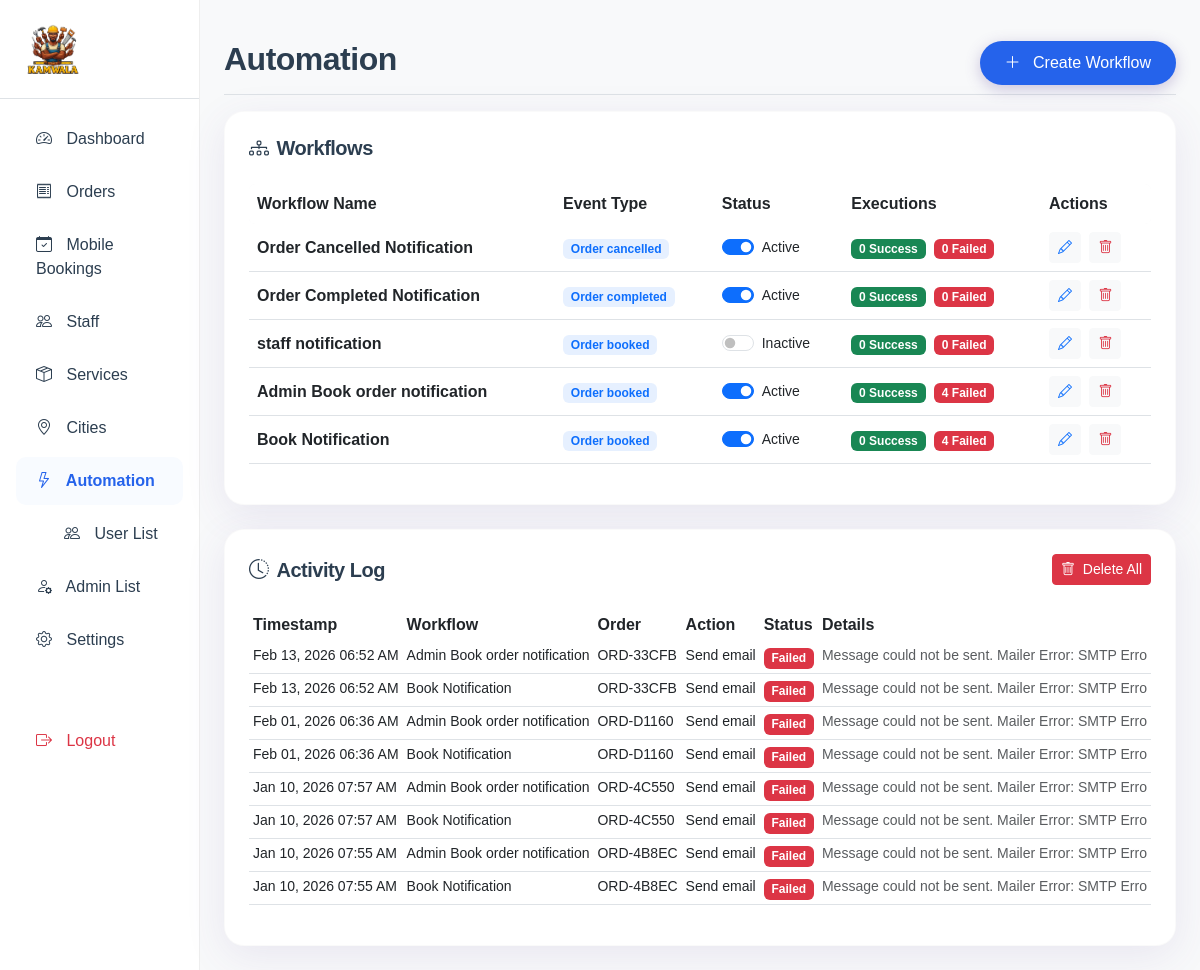
The app's page /admin/automation.php (signed in) with its own data.
### tables this page shows
CREATE TABLE `workflows` (
  `id` int(11) NOT NULL,
  `workflow_name` varchar(255) NOT NULL,
  `status` enum('active','inactive') DEFAULT 'inactive',
  `event_type` varchar(100) NOT NULL,
  `created_at` timestamp NOT NULL DEFAULT current_timestamp(),
  `updated_at` timestamp NOT NULL DEFAULT current_timestamp() ON UPDATE current_timestamp()
);

CREATE TABLE `workflow_activity_log` (
  `id` int(11) NOT NULL,
  `workflow_id` int(11) NOT NULL,
  `order_id` int(11) DEFAULT NULL,
  `action_type` varchar(100) DEFAULT NULL,
  `status` enum('success','failed') NOT NULL,
  `details` text DEFAULT NULL,
  `created_at` timestamp NOT NULL DEFAULT current_timestamp()
);

CREATE TABLE `orders` (
  `id` int(11) NOT NULL,
  `order_code` varchar(20) DEFAULT NULL,
  `customer_name` varchar(100) NOT NULL,
  `customer_email` varchar(100) NOT NULL,
  `customer_phone` varchar(20) NOT NULL,
  `pickup_address` text NOT NULL,
  `delivery_address` text NOT NULL,
  `special_instructions` text DEFAULT NULL,
  `total_price` decimal(10,2) NOT NULL,
  `tax_amount` decimal(10,2) DEFAULT 0.00,
  `status` enum('pending','confirmed','in_progress','completed','cancelled') DEFAULT 'pending',
  `booking_date` date NOT NULL,
  `booking_time` time NOT NULL,
  `duration` int(11) DEFAULT 60,
  `booking_end_time` time DEFAULT NULL,
  `staff_id` int(11) DEFAULT NULL,
  `city_id` int(11) DEFAULT NULL,
  `created_at` timestamp NOT NULL DEFAULT current_timestamp()
);

### admin/automation.php (the view, shortened to what this page needs)
<?php
require_once '../includes/db.php';
require_once 'includes/header.php';
$workflows_query = "SELECT w.*,
                    (SELECT COUNT(*) FROM workflow_activity_log WHERE workflow_id = w.id AND status='success') as success_count,
                    (SELECT COUNT(*) FROM workflow_activity_log WHERE workflow_id = w.id AND status='failed') as failed_count
                    FROM workflows w
                    ORDER BY w.created_at DESC";
$workflows_result = $conn->query($workflows_query);
$activity_query = "SELECT al.*, w.workflow_name, o.order_code
                   FROM workflow_activity_log al
                   LEFT JOIN workflows w ON al.workflow_id = w.id
                   LEFT JOIN orders o ON al.order_id = o.id
                   ORDER BY al.created_at DESC
                   LIMIT 50";
$activity_result = $conn->query($activity_query);
?>
<div class="d-flex justify-content-between flex-wrap flex-md-nowrap align-items-center pt-3 pb-2 mb-3 border-bottom">
    <h1 class="h2 fw-bold">Automation</h1>
    <div class="btn-toolbar mb-2 mb-md-0">
        <button type="button" class="btn btn-primary-soft" data-bs-toggle="modal" data-bs-target="#workflowModal" onclick="resetForm()">
            <i class="bi bi-plus-lg me-2"></i> Create Workflow
        </button>
    </div>
</div>
<div class="antigravity-card p-4 mb-4">
    <h5 class="fw-bold mb-4"><i class="bi bi-diagram-3 me-2"></i>Workflows</h5>
    <div class="table-responsive">
        <table class="table table-hover align-middle">
            <thead class="bg-light">
                <tr>
                    <th class="border-0 rounded-start">Workflow Name</th>
                    <th class="border-0">Event Type</th>
                    <th class="border-0">Status</th>
                    <th class="border-0">Executions</th>
                    <th class="border-0 rounded-end">Actions</th>
                </tr>
            </thead>
            <tbody>
                <?php if ($workflows_result->num_rows > 0): ?>
                    <?php while($workflow = $workflows_result->fetch_assoc()): ?>
                        <tr>
                            <td class="fw-bold"><?php echo htmlspecialchars($workflow['workflow_name']); ?></td>
                            <td>
                                <span class="badge bg-primary bg-opacity-10 text-primary">
                                    <?php echo ucfirst(str_replace('_', ' ', $workflow['event_type'])); ?>
                                </span>
                            </td>
                            <td>
                                <div class="form-check form-switch">
                                    <input class="form-check-input" type="checkbox"
                                           <?php echo $workflow['status'] == 'active' ? 'checked' : ''; ?>
                                           onchange="window.location.href='automation.php?toggle_status=<?php echo $workflow['id']; ?>'">
                                    <label class="form-check-label small">
                                        <?php echo ucfirst($workflow['status']); ?>
                                    </label>
                                </div>
                            </td>
                            <td>
                                <span class="badge bg-success me-1"><?php echo $workflow['success_count']; ?> Success</span>
                                <span class="badge bg-danger"><?php echo $workflow['failed_count']; ?> Failed</span>
                            </td>
                            <td>
                                <button class="btn btn-sm btn-light text-primary me-1" onclick='editWorkflow(<?php echo $workflow["id"]; ?>)'>
                                    <i class="bi bi-pencil"></i>
                                </button>
                                <a href="automation.php?delete=<?php echo $workflow['id']; ?>"
                                   class="btn btn-sm btn-light text-danger"
                                   onclick="return confirm('Are you sure?')">
                                    <i class="bi bi-trash"></i>
                                </a>
                            </td>
                        </tr>
                    <?php endwhile; ?>
                <?php else: ?>
                    <tr><td colspan="5" class="text-center py-4 text-muted">No workflows found. Create your first workflow!</td></tr>
                <?php endif; ?>
            </tbody>
        </table>
    </div>
</div>
<div class="antigravity-card p-4">
    <div class="d-flex justify-content-between align-items-center mb-4">
        <h5 class="fw-bold m-0"><i class="bi bi-clock-history me-2"></i>Activity Log</h5>
        <a href="automation.php?delete_all_logs=1" class="btn btn-sm btn-danger" onclick="return confirm('Are you sure you want to delete all activity logs? This action cannot be undone.')">
            <i class="bi bi-trash me-1"></i> Delete All
        </a>
    </div>
    <div class="table-responsive">
        <table class="table table-sm">
            <thead class="bg-light">
                <tr>
                    <th class="border-0">Timestamp</th>
                    <th class="border-0">Workflow</th>
                    <th class="border-0">Order</th>
                    <th class="border-0">Action</th>
                    <th class="border-0">Status</th>
                    <th class="border-0">Details</th>
                </tr>
            </thead>
            <tbody>
                <?php if ($activity_result->num_rows > 0): ?>
                    <?php while($log = $activity_result->fetch_assoc()): ?>
                        <tr>
                            <td class="small"><?php echo date('M d, Y h:i A', strtotime($log['created_at'])); ?></td>
                            <td class="small"><?php echo htmlspecialchars($log['workflow_name']); ?></td>
                            <td class="small"><?php echo $log['order_code'] ?? 'N/A'; ?></td>
                            <td class="small"><?php echo ucfirst(str_replace('_', ' ', $log['action_type'])); ?></td>
                            <td>
                                <span class="badge <?php echo $log['status'] == 'success' ? 'bg-success' : 'bg-danger'; ?>">
                                    <?php echo ucfirst($log['status']); ?>
                                </span>
                            </td>
                            <td class="small text-muted"><?php echo htmlspecialchars(substr($log['details'], 0, 50)); ?></td>
                        </tr>
                    <?php endwhile; ?>
                <?php else: ?>
                    <tr><td colspan="6" class="text-center py-4 text-muted">No activity yet.</td></tr>
                <?php endif; ?>
            </tbody>
        </table>
    </div>
</div>
<?php require_once 'includes/footer.php'; ?>

### assets/css/style.css (style rules this page uses)
:root { --primary-color: #2563EB; --secondary-color: #f8f9fa; --accent-color: #6fcbe0; --text-dark: #2c3e50; --text-light: #8c9091; --white: #ffffff; --glass-bg: rgba(255, 255, 255, 0.9); --glass-border: rgba(255, 255, 255, 0.5); --shadow-soft: 0 10px 40px rgba(97, 73, 157, 0.1); --shadow-hover: 0 20px 50px rgba(97, 73, 157, 0.2); --radius-lg: 20px; --radius-md: 12px; --font-main: 'Poppins', sans-serif; }
body { font-family: var(--font-main); background-color: var(--secondary-color); color: var(--text-dark); -webkit-font-smoothing: antialiased; }
.antigravity-card { background: var(--white); border-radius: var(--radius-lg); box-shadow: var(--shadow-soft); border: 1px solid rgba(0, 0, 0, 0.02); transition: transform 0.3s ease, box-shadow 0.3s ease; overflow: hidden; }
.btn-primary-soft { background-color: var(--primary-color); color: var(--white); border: none; border-radius: 50px; padding: 10px 25px; font-weight: 500; box-shadow: 0 4px 15px rgba(97, 73, 157, 0.3); transition: all 0.3s ease; }
h1, h2, h3, h4, h5, h6 { font-weight: 600; letter-spacing: -0.5px; }

### records on screen
workflows: workflow_name "Order Cancelled Notification", event_type "Order cancelled", status "☑", status "Active", success_count "0", failed_count "0"
workflows: workflow_name "Order Completed Notification", event_type "Order completed", status "☑", status "Active", success_count "0", failed_count "0"
workflows: workflow_name "staff notification", event_type "Order booked", status "Inactive", success_count "0", failed_count "0"
workflows: workflow_name "Admin Book order notification", event_type "Order booked", status "☑", status "Active", success_count "0", failed_count "4"
workflows: workflow_name "Book Notification", event_type "Order booked", status "☑", status "Active", success_count "0", failed_count "4"
workflow_activity_log: created_at "Feb 13, 2026 06:52 AM", workflow.workflow_name "Admin Book order notification", order.order_code "ORD-33CFB", action_type "Send email", status "Failed", details "Message could not be sent. Mailer Error: SMTP Erro"
workflow_activity_log: created_at "Feb 13, 2026 06:52 AM", workflow.workflow_name "Book Notification", order.order_code "ORD-33CFB", action_type "Send email", status "Failed", details "Message could not be sent. Mailer Error: SMTP Erro"
workflow_activity_log: created_at "Feb 01, 2026 06:36 AM", workflow.workflow_name "Admin Book order notification", order.order_code "ORD-D1160", action_type "Send email", status "Failed", details "Message could not be sent. Mailer Error: SMTP Erro"
workflow_activity_log: created_at "Feb 01, 2026 06:36 AM", workflow.workflow_name "Book Notification", order.order_code "ORD-D1160", action_type "Send email", status "Failed", details "Message could not be sent. Mailer Error: SMTP Erro"
workflow_activity_log: created_at "Jan 10, 2026 07:57 AM", workflow.workflow_name "Admin Book order notification", order.order_code "ORD-4C550", action_type "Send email", status "Failed", details "Message could not be sent. Mailer Error: SMTP Erro"
workflow_activity_log: created_at "Jan 10, 2026 07:57 AM", workflow.workflow_name "Book Notification", order.order_code "ORD-4C550", action_type "Send email", status "Failed", details "Message could not be sent. Mailer Error: SMTP Erro"
workflow_activity_log: created_at "Jan 10, 2026 07:55 AM", workflow.workflow_name "Admin Book order notification", order.order_code "ORD-4B8EC", action_type "Send email", status "Failed", details "Message could not be sent. Mailer Error: SMTP Erro"
workflow_activity_log: created_at "Jan 10, 2026 07:55 AM", workflow.workflow_name "Book Notification", order.order_code "ORD-4B8EC", action_type "Send email", status "Failed", details "Message could not be sent. Mailer Error: SMTP Erro"
